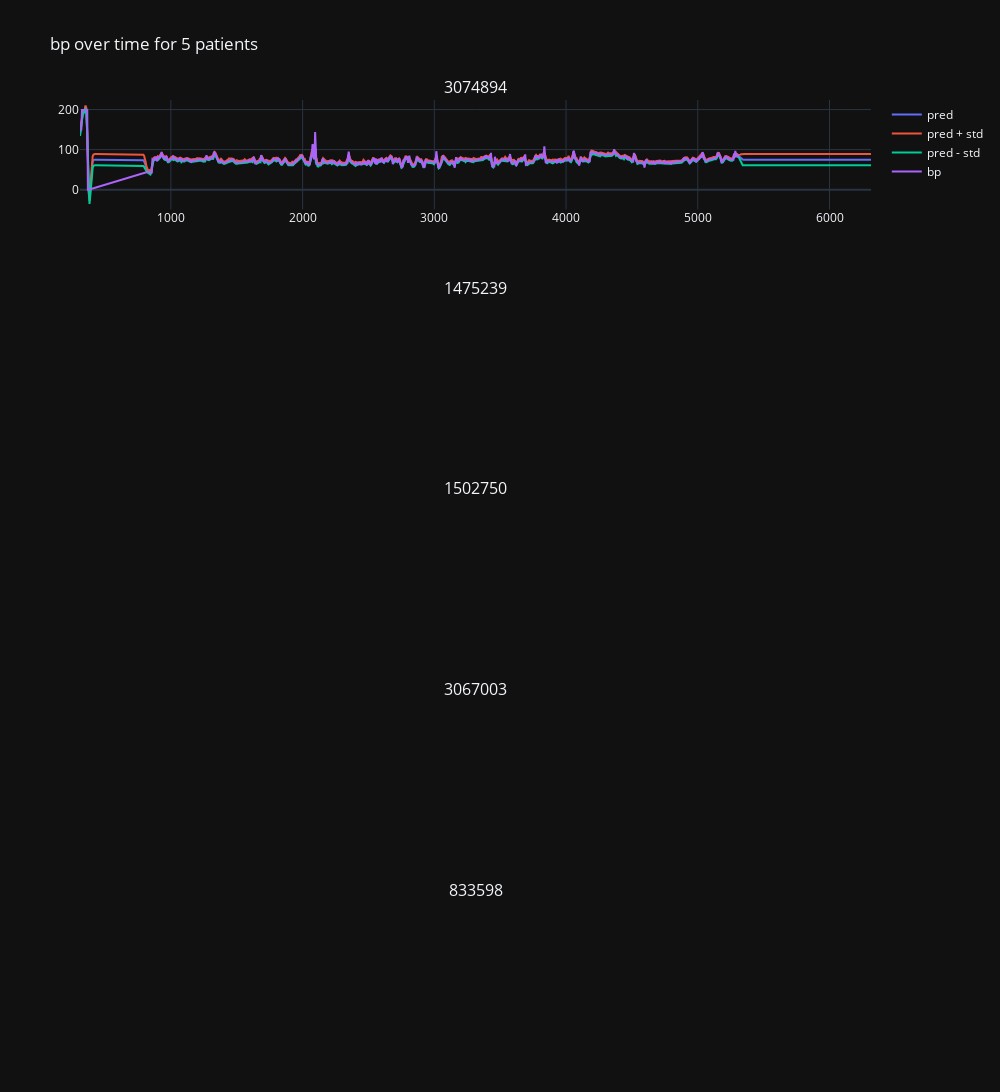

This figure's notebook cell:
### Code cell
# train the model
    models[i].fit(x, y)
    # predict the next 1000 values
    x_pred = pd.DataFrame({'time': np.linspace(x['time'].min(), x['time'].max() + 1000, 1000), 'drug': np.linspace(x['time'].min(), x['time'].max() + 1000, 1000)})
    x_pred['drug'] = x_pred['drug'].apply(lambda t: drug[(drug["patientunitstayid"] == pat) & (drug["infusionoffset"] <= t) & (drug["infusionoffset"] >= t - 5)]["drugamount"].to_numpy()[0] if drug[(drug["patientunitstayid"] == pat) & (drug["infusionoffset"] <= t) & (drug["infusionoffset"] >= t - 5)]["drugamount"].to_numpy().size > 0 else 0)
    y_pred, y_std = models[i].predict(x_pred, return_std=True)
    fig.add_trace(go.Scatter(x=x_pred["time"], y=y_pred, name="pred"), row=i+1, col=1)
    fig.add_trace(go.Scatter(x=x_pred["time"], y=y_pred + y_std, name="pred + std"), row=i+1, col=1)
    fig.add_trace(go.Scatter(x=x_pred["time"], y=y_pred - y_std, name="pred - std"), row=i+1, col=1)
    fig.add_trace(go.Scatter(x=x["time"], y=y, name="bp"), row=i+1, col=1)
    # calculate correlation between predicted and actual
    corr = np.corrcoef(y_pred, y)
    fig.update_layout(title_text=f"bp over time for 5 patients, corr={corr}")

### Figure 1 — Plotly figure (JSON) as saved in the notebook; plotly's stock layout.template omitted (floating-point values rounded to 4 significant figures; data arrays with more than 128 entries replaced by an {"elided": "..."} marker saying what was removed)
{"data": [{"name": "pred", "type": "scatter", "x": {"elided": "1000 float values"}, "xaxis": "x", "y": {"elided": "1000 float values"}, "yaxis": "y"}, {"name": "pred + std", "type": "scatter", "x": {"elided": "1000 float values"}, "xaxis": "x", "y": {"elided": "1000 float values"}, "yaxis": "y"}, {"name": "pred - std", "type": "scatter", "x": {"elided": "1000 float values"}, "xaxis": "x", "y": {"elided": "1000 float values"}, "yaxis": "y"}, {"name": "bp", "type": "scatter", "x": {"elided": "914 int values"}, "xaxis": "x", "y": {"elided": "914 int values"}, "yaxis": "y"}], "layout": {"annotations": [{"font": {"size": 16}, "showarrow": false, "text": "3074894", "x": 0.5, "xanchor": "center", "xref": "paper", "y": 1, "yanchor": "bottom", "yref": "paper"}, {"font": {"size": 16}, "showarrow": false, "text": "1475239", "x": 0.5, "xanchor": "center", "xref": "paper", "y": 0.78, "yanchor": "bottom", "yref": "paper"}, {"font": {"size": 16}, "showarrow": false, "text": "1502750", "x": 0.5, "xanchor": "center", "xref": "paper", "y": 0.56, "yanchor": "bottom", "yref": "paper"}, {"font": {"size": 16}, "showarrow": false, "text": "3067003", "x": 0.5, "xanchor": "center", "xref": "paper", "y": 0.34, "yanchor": "bottom", "yref": "paper"}, {"font": {"size": 16}, "showarrow": false, "text": "833598", "x": 0.5, "xanchor": "center", "xref": "paper", "y": 0.12, "yanchor": "bottom", "yref": "paper"}], "height": 10000, "title": {"text": "bp over time for 5 patients"}, "width": 1000, "xaxis": {"anchor": "y", "domain": [0, 1]}, "xaxis2": {"anchor": "y2", "domain": [0, 1]}, "xaxis3": {"anchor": "y3", "domain": [0, 1]}, "xaxis4": {"anchor": "y4", "domain": [0, 1]}, "xaxis5": {"anchor": "y5", "domain": [0, 1]}, "yaxis": {"anchor": "x", "domain": [0.88, 1]}, "yaxis2": {"anchor": "x2", "domain": [0.66, 0.78]}, "yaxis3": {"anchor": "x3", "domain": [0.44, 0.56]}, "yaxis4": {"anchor": "x4", "domain": [0.22, 0.34]}, "yaxis5": {"anchor": "x5", "domain": [0, 0.12]}}}
